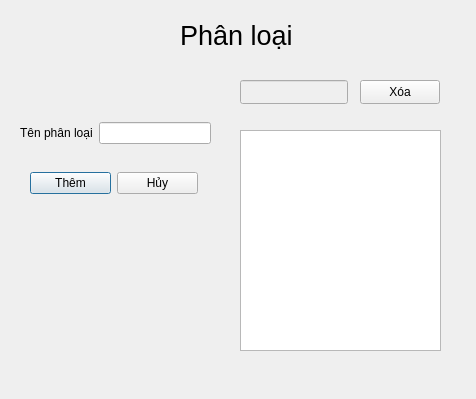
<?xml version="1.0" encoding="UTF-8"?>
<ui version="4.0">
 <class>add_category</class>
 <widget class="QDialog" name="add_category">
  <property name="geometry">
   <rect>
    <x>0</x>
    <y>0</y>
    <width>476</width>
    <height>399</height>
   </rect>
  </property>
  <property name="windowTitle">
   <string>Quản lý phân loại</string>
  </property>
  <widget class="QLabel" name="lb_title">
   <property name="geometry">
    <rect>
     <x>180</x>
     <y>20</y>
     <width>111</width>
     <height>31</height>
    </rect>
   </property>
   <property name="font">
    <font>
     <pointsize>20</pointsize>
    </font>
   </property>
   <property name="text">
    <string>Phân loại</string>
   </property>
  </widget>
  <widget class="QWidget" name="layoutWidget">
   <property name="geometry">
    <rect>
     <x>30</x>
     <y>170</y>
     <width>168</width>
     <height>26</height>
    </rect>
   </property>
   <layout class="QHBoxLayout" name="horizontalLayout_2">
    <item>
     <widget class="QPushButton" name="pb_save">
      <property name="text">
       <string>Thêm</string>
      </property>
     </widget>
    </item>
    <item>
     <widget class="QPushButton" name="pb_cancel">
      <property name="text">
       <string>Hủy</string>
      </property>
     </widget>
    </item>
   </layout>
  </widget>
  <widget class="QWidget" name="layoutWidget">
   <property name="geometry">
    <rect>
     <x>20</x>
     <y>120</y>
     <width>191</width>
     <height>26</height>
    </rect>
   </property>
   <layout class="QHBoxLayout" name="horizontalLayout">
    <item>
     <widget class="QLabel" name="lb_category_name">
      <property name="text">
       <string>Tên phân loại</string>
      </property>
     </widget>
    </item>
    <item>
     <widget class="QLineEdit" name="le_category_name"/>
    </item>
   </layout>
  </widget>
  <widget class="QTableView" name="tv_list_phan_loai">
   <property name="geometry">
    <rect>
     <x>240</x>
     <y>130</y>
     <width>201</width>
     <height>221</height>
    </rect>
   </property>
  </widget>
  <widget class="QPushButton" name="pb_xoa">
   <property name="geometry">
    <rect>
     <x>360</x>
     <y>80</y>
     <width>80</width>
     <height>24</height>
    </rect>
   </property>
   <property name="text">
    <string>Xóa</string>
   </property>
  </widget>
  <widget class="QLineEdit" name="le_category_nid">
   <property name="enabled">
    <bool>false</bool>
   </property>
   <property name="geometry">
    <rect>
     <x>240</x>
     <y>80</y>
     <width>108</width>
     <height>24</height>
    </rect>
   </property>
  </widget>
 </widget>
 <resources/>
 <connections/>
</ui>
